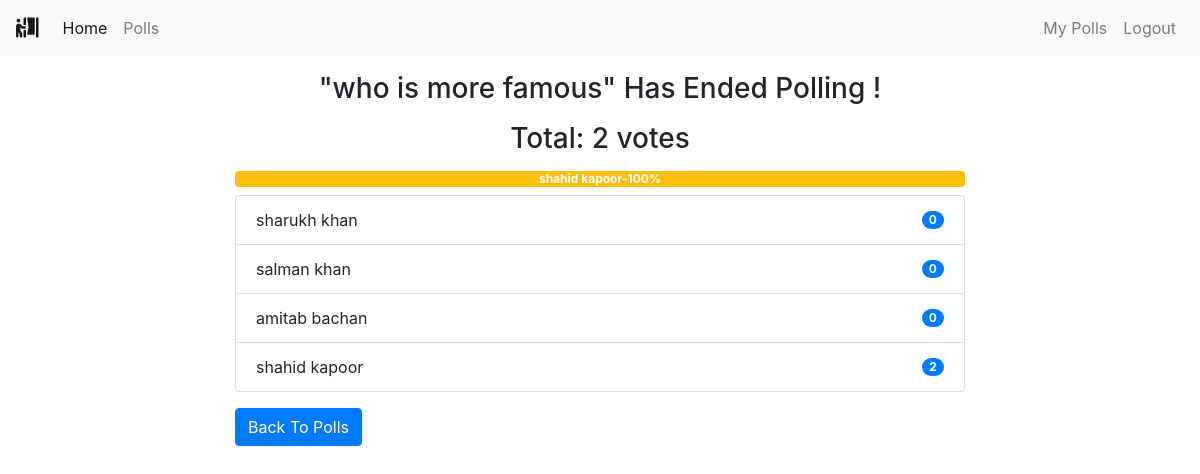
Page /polls/end/2/ (signed in) on the committed database.
### polls/models.py (models this page shows, shortened)
class Poll(models.Model):
    owner = models.ForeignKey(User, on_delete=models.CASCADE)
    text = models.TextField()
    pub_date = models.DateTimeField(default=timezone.now)
    active = models.BooleanField(default=True)
    @property
    def get_vote_count(self):
        return self.vote_set.count()
    def get_result_dict(self):
        res = []
        for choice in self.choice_set.all():
            d = {}
            alert_class = ['primary', 'secondary', 'success',
                           'danger', 'dark', 'warning', 'info']
            d['alert_class'] = secrets.choice(alert_class)
            d['text'] = choice.choice_text
            d['num_votes'] = choice.get_vote_count
            if not self.get_vote_count:
                d['percentage'] = 0
            else:
                d['percentage'] = (choice.get_vote_count /
                                   self.get_vote_count)*100
            res.append(d)
        return res

class Choice(models.Model):
    poll = models.ForeignKey(Poll, on_delete=models.CASCADE)
    choice_text = models.CharField(max_length=255)
    @property
    def get_vote_count(self):
        return self.vote_set.count()

### polls/views.py (the view)
# urls.py: path('end/<int:poll_id>/', views.endpoll, name='end_poll'),
@login_required
def endpoll(request, poll_id):
    poll = get_object_or_404(Poll, pk=poll_id)
    if request.user != poll.owner:
        return redirect('home')
    if poll.active is True:
        poll.active = False
        poll.save()
        return render(request, 'polls/poll_result.html', {'poll': poll})
    else:
        return render(request, 'polls/poll_result.html', {'poll': poll})

### polls/templates/polls/poll_result.html
{% extends 'base.html' %}
{% block content %}
<div class="container">
    {% if messages %}
    <div class="messages">
        {% for message in messages %}
        <div {% if message.tags %} class="{{ message.tags }}" {% endif %}>{{ message }}
            <button type="button" class="close" data-dismiss="alert" aria-label="Close">
                <span aria-hidden="true">&times;</span>
            </button>
        </div>
        {% endfor %}
    </div>
    {% else %}
    <div class="row">
        <div class="col-md-8 offset-sm-2">
            {% if poll.active %}
            <h3 class="mt-3 mb-3 text-center">Result for: {{ poll.text }}</h3>
            {% else %}
            <h3 class="mt-3 mb-3 text-center">"{{ poll.text }}" Has Ended Polling !</h3>
            {% endif %}
            <h3 class="mb-2 text-center">Total: {{ poll.get_vote_count }} votes</h3>
            <div class="progress mt-3 mb-2">
                {% for choice in poll.get_result_dict %}
                <div class="progress-bar bg-{{ choice.alert_class }}" role="progressbar" style="width: {{ choice.percentage }}%;"
                    aria-valuenow="30" aria-valuemin="0" aria-valuemax="100"><b>
                        {{choice.text|truncatewords:2}}-{{choice.percentage|floatformat}}%</b>
                </div>
                {% endfor %}
            </div>
            <ul class="list-group">
                {% for choice in poll.choice_set.all %}
                <li class="list-group-item d-flex justify-content-between align-items-center">
                    {{ choice.choice_text }}
                    <span class="badge badge-primary badge-pill">{{ choice.get_vote_count }}</span>
                </li>
                {% endfor %}
            </ul>
            {% endif %}
            <a class="btn btn-primary mt-3" href="{% url 'polls:list' %}" role="button">Back To Polls</a>
        </div>
    </div>
</div>
{% endblock content %}

### templates/base.html (shortened to what this page needs)
{% load static %}
<!DOCTYPE html>
<html lang="en">
<head>
    <link rel="stylesheet" href="https://maxcdn.bootstrapcdn.com/bootstrap/4.0.0/css/bootstrap.min.css"
>
    <link rel="stylesheet" href="https://use.fontawesome.com/releases/v5.6.3/css/all.css"
>
</head>
<body>
    {% include 'includes/navbar.html' %}
    {% block content %}
    {% endblock content %}
</body>
</html>

### templates/includes/navbar.html (shortened to what this page needs)
<nav class="navbar navbar-expand-sm navbar-light bg-light">
    <a class="navbar-brand" href="{% url 'home' %}"><i class="fas fa-person-booth"></i></a>
    <div class="collapse navbar-collapse" id="collapsibleNavId">
        <ul class="navbar-nav mr-auto mt-2 mt-lg-0">
            <li class="nav-item active">
                <a class="nav-link" href="{% url 'home' %}">Home <span class="sr-only">(current)</span></a>
            </li>
            {% if request.user.is_authenticated %}
            <li class="nav-item">
                <a class="nav-link" href="{% url 'polls:list' %}">Polls</a>
            </li>
            {% endif %}
        </ul>
        <div class="navbar-nav ml-auto">
            {% if request.user.is_authenticated %}
            <a class="nav-link" href="{% url 'polls:list_by_user' %}">My Polls</a>
            <a class="nav-link" href="{% url 'accounts:logout' %}">Logout</a>
            {% else %}
            <a class="nav-link" href="{% url 'accounts:login' %}">Login</a>
            <a class="nav-link" href="{% url 'accounts:register' %}">Register</a>
            {% endif %}
        </div>
    </div>
</nav>

### rows in the picture
Poll: text "who is more famous", get_vote_count "2"
Choice: text "shahid kapoor", choice_text "shahid kapoor", get_vote_count "2"
Choice: choice_text "sharukh khan", get_vote_count "0"
Choice: choice_text "salman khan", get_vote_count "0"
Choice: choice_text "amitab bachan", get_vote_count "0"

### other values in the picture
{{ choice.percentage|floatformat }} "100"
